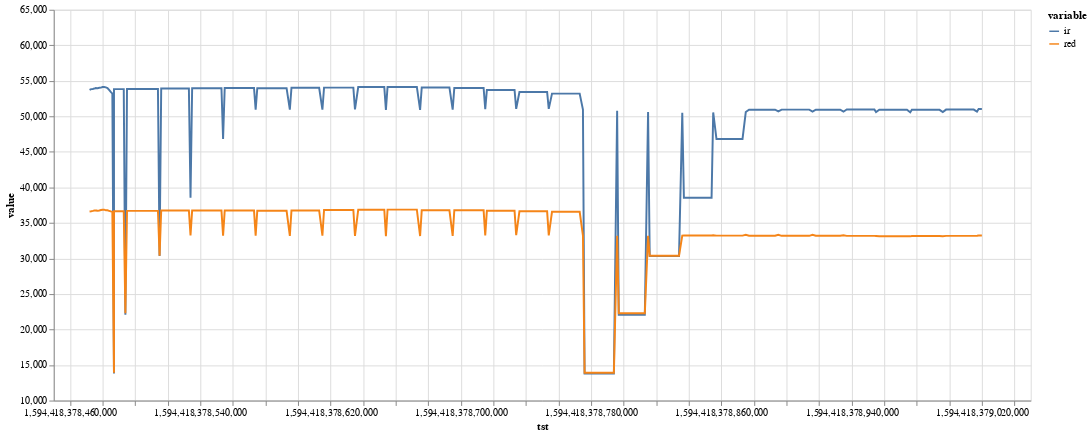

This figure's notebook cell:
### Code cell
alt.Chart(raw_data_hr_melted).mark_line().encode(
    x='tst',
    y=alt.Y('value:Q',
        scale=alt.Scale(domain=(10000, 65000))
    ),
    color='variable'
).properties(
    width=1000,
    height=400
)

### Figure 1 — Vega-Lite specification as saved in the notebook (floating-point values rounded to 4 significant figures; data arrays with more than 128 entries replaced by an {"elided": "..."} marker saying what was removed)
{"config": {"view": {"continuousWidth": 400, "continuousHeight": 300}}, "data": {"name": "data-53b22fee46e04da9192571f276220cdd"}, "mark": "line", "encoding": {"color": {"type": "nominal", "field": "variable"}, "x": {"type": "quantitative", "field": "tst"}, "y": {"type": "quantitative", "field": "value", "scale": {"domain": [10000, 65000]}}}, "height": 400, "width": 1000, "$schema": "https://vega.github.io/schema/vega-lite/v4.8.1.json", "datasets": {"data-53b22fee46e04da9192571f276220cdd": {"elided": "802 records"}}}
